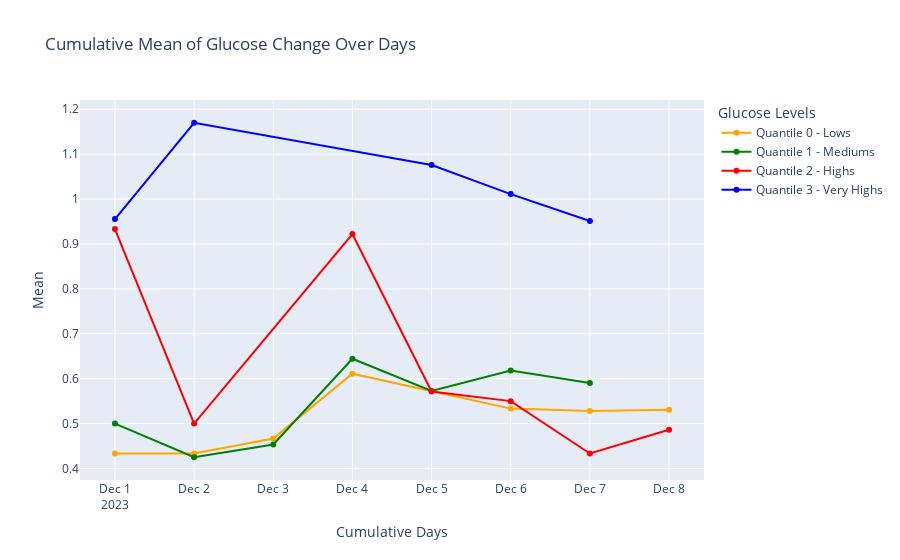

Notebook code cell kept with this figure:
### Code cell
fig = go.Figure()

fig.add_trace(go.Scatter(
    x=result_df_lows.index,
    y=result_df_lows['Mean'],
    mode='lines+markers',
    name='Quantile 0 - Lows',
    marker=dict(color='orange')
))

fig.add_trace(go.Scatter(
    x=result_df_mediums.index,
    y=result_df_mediums['Mean'],
    mode='lines+markers',
    name='Quantile 1 - Mediums',
    marker=dict(color='green')
))

fig.add_trace(go.Scatter(
    x=result_df_highs.index,
    y=result_df_highs['Mean'],
    mode='lines+markers',
    name='Quantile 2 - Highs',
    marker=dict(color='red')
))

fig.add_trace(go.Scatter(
    x=result_df_very_highs.index,
    y=result_df_very_highs['Mean'],
    mode='lines+markers',
    name='Quantile 3 - Very Highs',
    marker=dict(color='blue')
))

fig.update_layout(
    title='Cumulative Mean of Glucose Change Over Days',
    xaxis_title='Cumulative Days',
    yaxis_title='Mean',
    legend_title='Glucose Levels'
)

fig.show()

### Figure 1 — Plotly figure (JSON) as saved in the notebook; plotly's stock layout.template omitted (floating-point values rounded to 4 significant figures)
{"data": [{"marker": {"color": "orange"}, "mode": "lines+markers", "name": "Quantile 0 - Lows", "type": "scatter", "x": ["2023-12-01", "2023-12-02", "2023-12-03", "2023-12-04", "2023-12-06", "2023-12-07", "2023-12-08"], "y": [0.4333, 0.4333, 0.4667, 0.6111, 0.5333, 0.5278, 0.5308]}, {"marker": {"color": "green"}, "mode": "lines+markers", "name": "Quantile 1 - Mediums", "type": "scatter", "x": ["2023-12-01", "2023-12-02", "2023-12-03", "2023-12-04", "2023-12-05", "2023-12-06", "2023-12-07"], "y": [0.5, 0.425, 0.4533, 0.6444, 0.5727, 0.6179, 0.5905]}, {"marker": {"color": "red"}, "mode": "lines+markers", "name": "Quantile 2 - Highs", "type": "scatter", "x": ["2023-12-01", "2023-12-02", "2023-12-04", "2023-12-05", "2023-12-06", "2023-12-07", "2023-12-08"], "y": [0.9333, 0.5, 0.9222, 0.5714, 0.55, 0.4333, 0.4861]}, {"marker": {"color": "blue"}, "mode": "lines+markers", "name": "Quantile 3 - Very Highs", "type": "scatter", "x": ["2023-12-01", "2023-12-02", "2023-12-05", "2023-12-06", "2023-12-07"], "y": [0.9556, 1.17, 1.076, 1.011, 0.9513]}], "layout": {"legend": {"title": {"text": "Glucose Levels"}}, "title": {"text": "Cumulative Mean of Glucose Change Over Days"}, "xaxis": {"title": {"text": "Cumulative Days"}}, "yaxis": {"title": {"text": "Mean"}}}}
